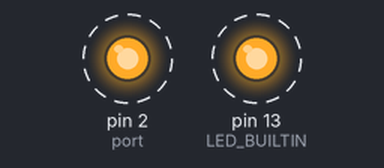
Bench run of a sketch on a simulated Arduino Uno, built with avr-gcc and run on an emulated ATmega328P. Parts: output pins drawn as LEDs (lit = HIGH). Dashed ring = blinking.

Above: at 1.5 s.
Timing chart, 0 to 5.6 s (numbered marks = the images above):
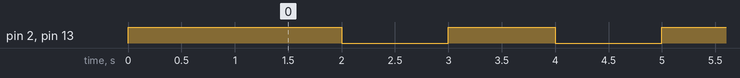

The sketch:

LED.ino
```cpp
int port = 2;

// the setup function runs once when you press reset or power the board
void setup() {
    pinMode(LED_BUILTIN, OUTPUT);
    pinMode(port, OUTPUT);
    digitalWrite(port, HIGH);
    digitalWrite(LED_BUILTIN, HIGH);   // turn the LED on (HIGH is the voltage level)
    delay(1000);                       // wait for a second
    digitalWrite(LED_BUILTIN, LOW);    // turn the LED off by making the voltage LOW
    digitalWrite(port, LOW);
}

// the loop function runs over and over again forever
void loop() {
    digitalWrite(port, HIGH);
    digitalWrite(LED_BUILTIN, HIGH);   // turn the LED on (HIGH is the voltage level)
    delay(1000);                       // wait for a second
    digitalWrite(port, LOW);
    digitalWrite(LED_BUILTIN, LOW);    // turn the LED off by making the voltage LOW
    delay(1000);                       // wait for a second
}
```

Measured:
- by itself, pin 2 (port), pin 13 (LED_BUILTIN): alternates HIGH for 1.0 s and LOW for 1.0 s
